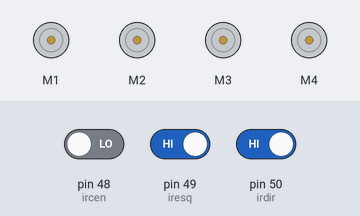
This sketch was run on a simulated Arduino Mega 2560, built with avr-gcc and run on an emulated ATmega2560. Parts: 4 × DC motor (green arrow = forward, orange = backward, longer = faster). The inputs (shaded band) are chosen by the test bench; at power-on: pin 48 (ircen) LOW, pin 50 (irdir) HIGH, pin 49 (iresq) HIGH.

Above: at 1.2 s.
1.3 s: pin 48 (ircen) driven HIGH
At 2.5 s:
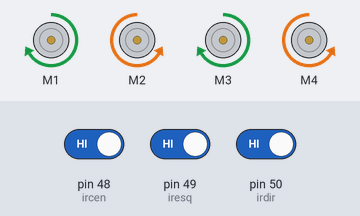
2.8 s: pin 50 (irdir) driven LOW
At 3.7 s:
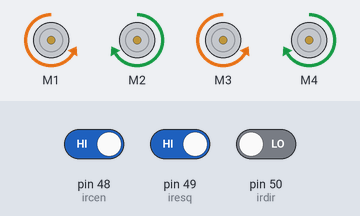
4.3 s: pin 49 (iresq) driven LOW
At 4.9 s:
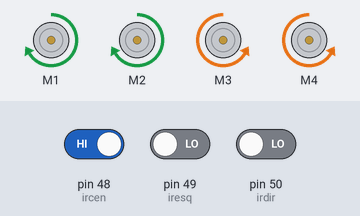
5.8 s: pin 49 (iresq) driven HIGH
At 7.0 s:
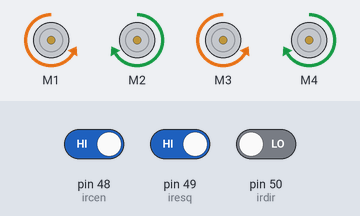
7.3 s: pin 50 (irdir) driven HIGH
At 8.4 s:
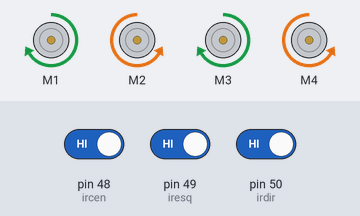
Timing chart, 0 to 9.8 s (numbered marks = the images above; inputs shaded):
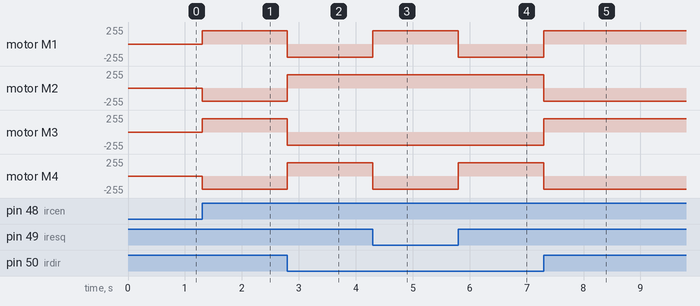

The sketch:

silvio.ino
```cpp
#include <AFMotor_R4.h>

AF_DCMotor motor1(1);
AF_DCMotor motor2(2);
AF_DCMotor motor3(3);
AF_DCMotor motor4(4);

const int iresq = 49;
const int irdir = 50;
const int ircen = 48;
int velo = 200;
int ul = 0;

void frente(){
  int velo = 200;
  motor1.run(FORWARD);
  motor2.run(FORWARD);
  motor3.run(BACKWARD);
  motor4.run(BACKWARD);
}

void direita(){
  int velo = 255;
  motor1.run(FORWARD);
  motor2.run(BACKWARD);
  motor3.run(FORWARD);
  motor4.run(BACKWARD);
}

void esquerda(){
  int velo = 255;
  motor1.run(BACKWARD);
  motor2.run(FORWARD);
  motor3.run(BACKWARD);
  motor4.run(FORWARD);
}

void ultimo(){
  if (ul = 2){
    direita();
  } else if (ul = 1){
    esquerda();
  }
}


void setup() {
  Serial.begin(9600);
  pinMode(iresq, INPUT);
  pinMode(irdir, INPUT);
  pinMode(ircen, INPUT);


  motor1.setSpeed(velo);
  motor2.setSpeed(velo);
  motor3.setSpeed(velo);
  motor4.setSpeed(velo);

}

void loop() {
  int esq = digitalRead(iresq);
  int cen = digitalRead(ircen);
  int dir = digitalRead(irdir);
  if (dir == LOW && esq == LOW && cen == HIGH){
    frente();
} else if (esq == LOW && dir == HIGH && cen == LOW) {
  direita();
  ul = 2;
} else if (esq == HIGH && dir == LOW && cen == LOW) {
  esquerda();
  ul = 1;
} else if (esq == LOW && cen == LOW && dir == LOW){
  ultimo();
} else if (esq == HIGH && cen == HIGH && dir == HIGH){
  ultimo();
} else if  (esq == LOW && dir == HIGH && cen == HIGH) {
  direita();
} else if(esq == HIGH && dir == LOW && cen == HIGH) {
  esquerda();
}
}
```

Measured:
- after the input at 1.3 s, motor M1, motor M3: stopped → forward 200/255 at once; motor M2, motor M4: stopped → backward 200/255 at once
- after the input at 2.8 s, motor M1, motor M3: forward 200/255 → backward 200/255 at once; motor M2, motor M4: backward 200/255 → forward 200/255 at once
- after the input at 4.3 s, motor M1: backward 200/255 → forward 200/255 at once; motor M4: forward 200/255 → backward 200/255 at once
- after the input at 5.8 s, motor M1: forward 200/255 → backward 200/255 at once; motor M4: backward 200/255 → forward 200/255 at once
- after the input at 7.3 s, motor M1, motor M3: backward 200/255 → forward 200/255 at once; motor M2, motor M4: forward 200/255 → backward 200/255 at once
